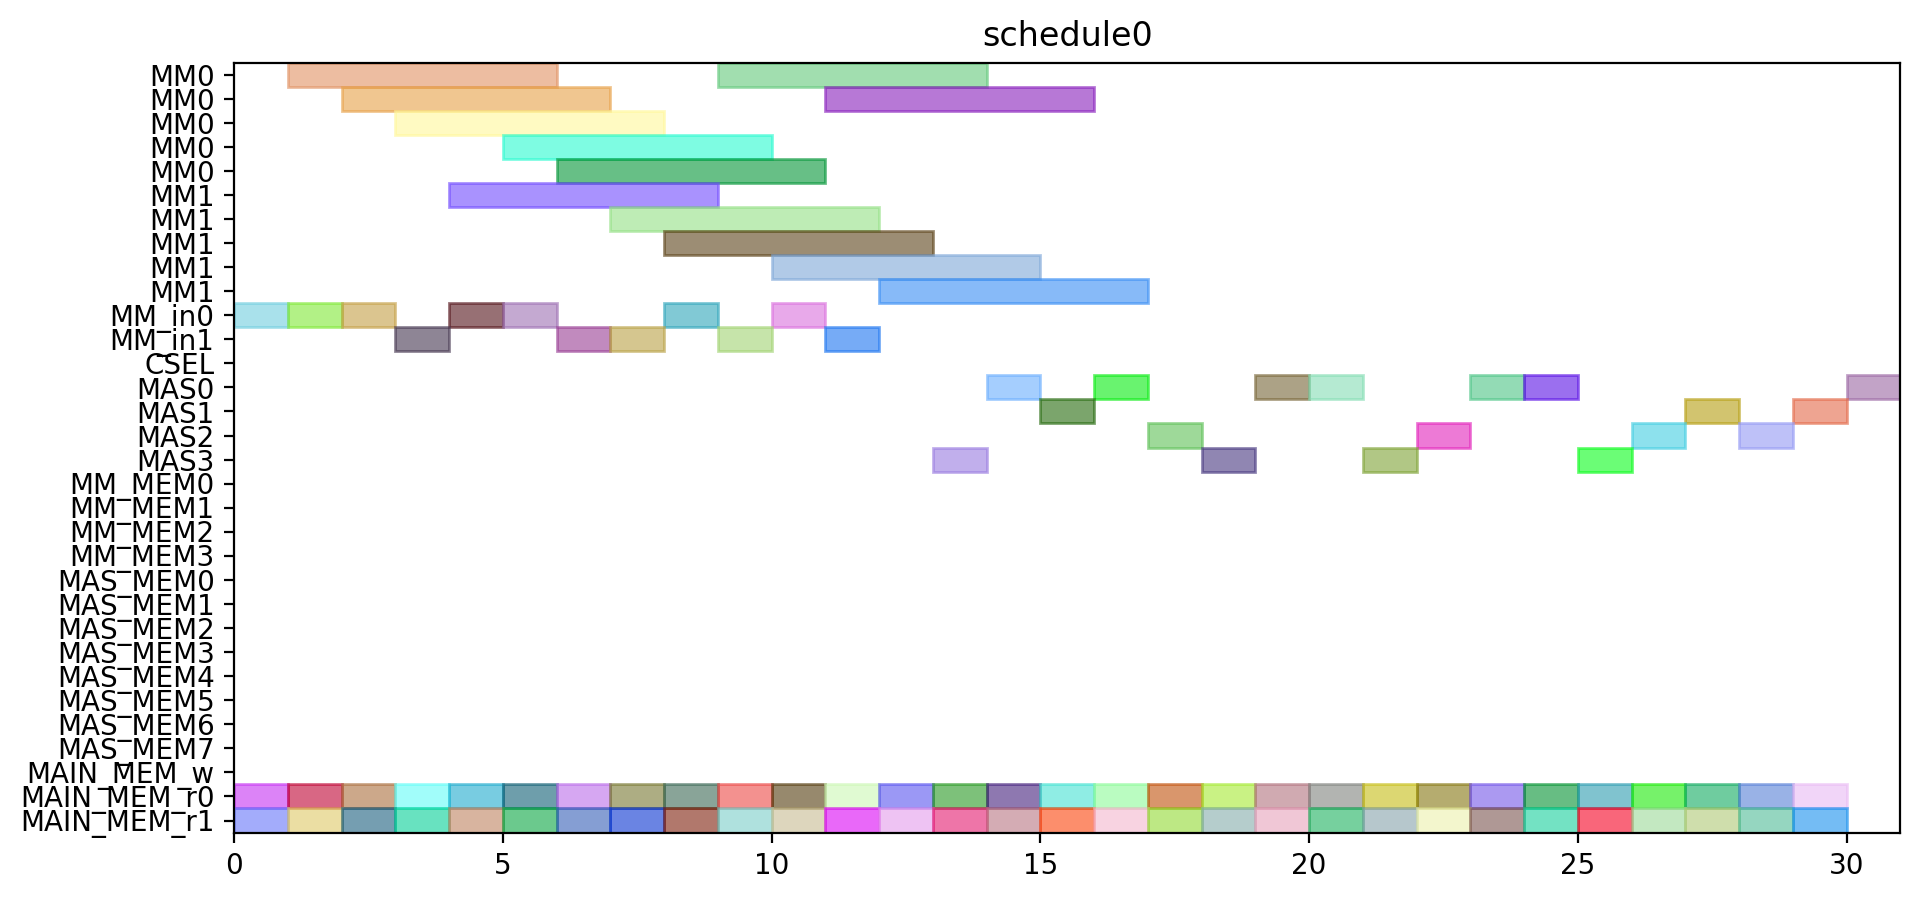

Reproduce this figure in Python.
from pyschedule import Scenario, solvers, plotters, alt


def solve():
	horizon = 120
	S = Scenario("schedule0", horizon=horizon)

	# resource
	MM = S.Resources('MM', num=2, size=5)
	MM_in = S.Resources('MM_in', num=2)
	CSEL = S.Resource('CSEL')
	MAS = S.Resources('MAS', num=4, size=1, periods=range(1, horizon))
	MM_MEM = S.Resources('MM_MEM', num=4)
	MAS_MEM = S.Resources('MAS_MEM', num=8)
	MAIN_MEM_w = S.Resource('MAIN_MEM_w', size=1)
	MAIN_MEM_r = S.Resources('MAIN_MEM_r', num=2)

	# result of previous scheduling

	# new tasks
	c_t0_t0_t0 = S.Task('c_t0_t0_t0', length=5, delay_cost=1)
	c_t0_t0_t0 += alt(MM)
	c_t0_t0_t0_in = S.Task('c_t0_t0_t0_in', length=1, delay_cost=1)
	c_t0_t0_t0_in += alt(MM_in)
	S += c_t0_t0_t0_in*MM_in[0]<=c_t0_t0_t0*MM[0]
	S += c_t0_t0_t0_in*MM_in[1]<=c_t0_t0_t0*MM[1]
	c_t0_t0_t0_mem0 = S.Task('c_t0_t0_t0_mem0', length=1, delay_cost=1)
	c_t0_t0_t0_mem0 += MAIN_MEM_r[0]
	S += c_t0_t0_t0_mem0 <= c_t0_t0_t0

	c_t0_t0_t0_mem1 = S.Task('c_t0_t0_t0_mem1', length=1, delay_cost=1)
	c_t0_t0_t0_mem1 += MAIN_MEM_r[1]
	S += c_t0_t0_t0_mem1 <= c_t0_t0_t0

	c_t0_t0_t1 = S.Task('c_t0_t0_t1', length=5, delay_cost=1)
	c_t0_t0_t1 += alt(MM)
	c_t0_t0_t1_in = S.Task('c_t0_t0_t1_in', length=1, delay_cost=1)
	c_t0_t0_t1_in += alt(MM_in)
	S += c_t0_t0_t1_in*MM_in[0]<=c_t0_t0_t1*MM[0]
	S += c_t0_t0_t1_in*MM_in[1]<=c_t0_t0_t1*MM[1]
	c_t0_t0_t1_mem0 = S.Task('c_t0_t0_t1_mem0', length=1, delay_cost=1)
	c_t0_t0_t1_mem0 += MAIN_MEM_r[0]
	S += c_t0_t0_t1_mem0 <= c_t0_t0_t1

	c_t0_t0_t1_mem1 = S.Task('c_t0_t0_t1_mem1', length=1, delay_cost=1)
	c_t0_t0_t1_mem1 += MAIN_MEM_r[1]
	S += c_t0_t0_t1_mem1 <= c_t0_t0_t1

	c_t0_t0_t2 = S.Task('c_t0_t0_t2', length=1, delay_cost=1)
	c_t0_t0_t2 += alt(MAS)
	c_t0_t0_t2_mem0 = S.Task('c_t0_t0_t2_mem0', length=1, delay_cost=1)
	c_t0_t0_t2_mem0 += MAIN_MEM_r[0]
	S += c_t0_t0_t2_mem0 <= c_t0_t0_t2

	c_t0_t0_t2_mem1 = S.Task('c_t0_t0_t2_mem1', length=1, delay_cost=1)
	c_t0_t0_t2_mem1 += MAIN_MEM_r[1]
	S += c_t0_t0_t2_mem1 <= c_t0_t0_t2

	c_t0_t0_t3 = S.Task('c_t0_t0_t3', length=1, delay_cost=1)
	c_t0_t0_t3 += alt(MAS)
	c_t0_t0_t3_mem0 = S.Task('c_t0_t0_t3_mem0', length=1, delay_cost=1)
	c_t0_t0_t3_mem0 += MAIN_MEM_r[0]
	S += c_t0_t0_t3_mem0 <= c_t0_t0_t3

	c_t0_t0_t3_mem1 = S.Task('c_t0_t0_t3_mem1', length=1, delay_cost=1)
	c_t0_t0_t3_mem1 += MAIN_MEM_r[1]
	S += c_t0_t0_t3_mem1 <= c_t0_t0_t3

	c_t0_t1_t0 = S.Task('c_t0_t1_t0', length=5, delay_cost=1)
	c_t0_t1_t0 += alt(MM)
	c_t0_t1_t0_in = S.Task('c_t0_t1_t0_in', length=1, delay_cost=1)
	c_t0_t1_t0_in += alt(MM_in)
	S += c_t0_t1_t0_in*MM_in[0]<=c_t0_t1_t0*MM[0]
	S += c_t0_t1_t0_in*MM_in[1]<=c_t0_t1_t0*MM[1]
	c_t0_t1_t0_mem0 = S.Task('c_t0_t1_t0_mem0', length=1, delay_cost=1)
	c_t0_t1_t0_mem0 += MAIN_MEM_r[0]
	S += c_t0_t1_t0_mem0 <= c_t0_t1_t0

	c_t0_t1_t0_mem1 = S.Task('c_t0_t1_t0_mem1', length=1, delay_cost=1)
	c_t0_t1_t0_mem1 += MAIN_MEM_r[1]
	S += c_t0_t1_t0_mem1 <= c_t0_t1_t0

	c_t0_t1_t1 = S.Task('c_t0_t1_t1', length=5, delay_cost=1)
	c_t0_t1_t1 += alt(MM)
	c_t0_t1_t1_in = S.Task('c_t0_t1_t1_in', length=1, delay_cost=1)
	c_t0_t1_t1_in += alt(MM_in)
	S += c_t0_t1_t1_in*MM_in[0]<=c_t0_t1_t1*MM[0]
	S += c_t0_t1_t1_in*MM_in[1]<=c_t0_t1_t1*MM[1]
	c_t0_t1_t1_mem0 = S.Task('c_t0_t1_t1_mem0', length=1, delay_cost=1)
	c_t0_t1_t1_mem0 += MAIN_MEM_r[0]
	S += c_t0_t1_t1_mem0 <= c_t0_t1_t1

	c_t0_t1_t1_mem1 = S.Task('c_t0_t1_t1_mem1', length=1, delay_cost=1)
	c_t0_t1_t1_mem1 += MAIN_MEM_r[1]
	S += c_t0_t1_t1_mem1 <= c_t0_t1_t1

	c_t0_t1_t2 = S.Task('c_t0_t1_t2', length=1, delay_cost=1)
	c_t0_t1_t2 += alt(MAS)
	c_t0_t1_t2_mem0 = S.Task('c_t0_t1_t2_mem0', length=1, delay_cost=1)
	c_t0_t1_t2_mem0 += MAIN_MEM_r[0]
	S += c_t0_t1_t2_mem0 <= c_t0_t1_t2

	c_t0_t1_t2_mem1 = S.Task('c_t0_t1_t2_mem1', length=1, delay_cost=1)
	c_t0_t1_t2_mem1 += MAIN_MEM_r[1]
	S += c_t0_t1_t2_mem1 <= c_t0_t1_t2

	c_t0_t1_t3 = S.Task('c_t0_t1_t3', length=1, delay_cost=1)
	c_t0_t1_t3 += alt(MAS)
	c_t0_t1_t3_mem0 = S.Task('c_t0_t1_t3_mem0', length=1, delay_cost=1)
	c_t0_t1_t3_mem0 += MAIN_MEM_r[0]
	S += c_t0_t1_t3_mem0 <= c_t0_t1_t3

	c_t0_t1_t3_mem1 = S.Task('c_t0_t1_t3_mem1', length=1, delay_cost=1)
	c_t0_t1_t3_mem1 += MAIN_MEM_r[1]
	S += c_t0_t1_t3_mem1 <= c_t0_t1_t3

	c_t0_t20 = S.Task('c_t0_t20', length=1, delay_cost=1)
	c_t0_t20 += alt(MAS)
	c_t0_t20_mem0 = S.Task('c_t0_t20_mem0', length=1, delay_cost=1)
	c_t0_t20_mem0 += MAIN_MEM_r[0]
	S += c_t0_t20_mem0 <= c_t0_t20

	c_t0_t20_mem1 = S.Task('c_t0_t20_mem1', length=1, delay_cost=1)
	c_t0_t20_mem1 += MAIN_MEM_r[1]
	S += c_t0_t20_mem1 <= c_t0_t20

	c_t0_t21 = S.Task('c_t0_t21', length=1, delay_cost=1)
	c_t0_t21 += alt(MAS)
	c_t0_t21_mem0 = S.Task('c_t0_t21_mem0', length=1, delay_cost=1)
	c_t0_t21_mem0 += MAIN_MEM_r[0]
	S += c_t0_t21_mem0 <= c_t0_t21

	c_t0_t21_mem1 = S.Task('c_t0_t21_mem1', length=1, delay_cost=1)
	c_t0_t21_mem1 += MAIN_MEM_r[1]
	S += c_t0_t21_mem1 <= c_t0_t21

	c_t0_t30 = S.Task('c_t0_t30', length=1, delay_cost=1)
	c_t0_t30 += alt(MAS)
	c_t0_t30_mem0 = S.Task('c_t0_t30_mem0', length=1, delay_cost=1)
	c_t0_t30_mem0 += MAIN_MEM_r[0]
	S += c_t0_t30_mem0 <= c_t0_t30

	c_t0_t30_mem1 = S.Task('c_t0_t30_mem1', length=1, delay_cost=1)
	c_t0_t30_mem1 += MAIN_MEM_r[1]
	S += c_t0_t30_mem1 <= c_t0_t30

	c_t0_t31 = S.Task('c_t0_t31', length=1, delay_cost=1)
	c_t0_t31 += alt(MAS)
	c_t0_t31_mem0 = S.Task('c_t0_t31_mem0', length=1, delay_cost=1)
	c_t0_t31_mem0 += MAIN_MEM_r[0]
	S += c_t0_t31_mem0 <= c_t0_t31

	c_t0_t31_mem1 = S.Task('c_t0_t31_mem1', length=1, delay_cost=1)
	c_t0_t31_mem1 += MAIN_MEM_r[1]
	S += c_t0_t31_mem1 <= c_t0_t31

	c_t1_t0_t0 = S.Task('c_t1_t0_t0', length=5, delay_cost=1)
	c_t1_t0_t0 += alt(MM)
	c_t1_t0_t0_in = S.Task('c_t1_t0_t0_in', length=1, delay_cost=1)
	c_t1_t0_t0_in += alt(MM_in)
	S += c_t1_t0_t0_in*MM_in[0]<=c_t1_t0_t0*MM[0]
	S += c_t1_t0_t0_in*MM_in[1]<=c_t1_t0_t0*MM[1]
	c_t1_t0_t0_mem0 = S.Task('c_t1_t0_t0_mem0', length=1, delay_cost=1)
	c_t1_t0_t0_mem0 += MAIN_MEM_r[0]
	S += c_t1_t0_t0_mem0 <= c_t1_t0_t0

	c_t1_t0_t0_mem1 = S.Task('c_t1_t0_t0_mem1', length=1, delay_cost=1)
	c_t1_t0_t0_mem1 += MAIN_MEM_r[1]
	S += c_t1_t0_t0_mem1 <= c_t1_t0_t0

	c_t1_t0_t1 = S.Task('c_t1_t0_t1', length=5, delay_cost=1)
	c_t1_t0_t1 += alt(MM)
	c_t1_t0_t1_in = S.Task('c_t1_t0_t1_in', length=1, delay_cost=1)
	c_t1_t0_t1_in += alt(MM_in)
	S += c_t1_t0_t1_in*MM_in[0]<=c_t1_t0_t1*MM[0]
	S += c_t1_t0_t1_in*MM_in[1]<=c_t1_t0_t1*MM[1]
	c_t1_t0_t1_mem0 = S.Task('c_t1_t0_t1_mem0', length=1, delay_cost=1)
	c_t1_t0_t1_mem0 += MAIN_MEM_r[0]
	S += c_t1_t0_t1_mem0 <= c_t1_t0_t1

	c_t1_t0_t1_mem1 = S.Task('c_t1_t0_t1_mem1', length=1, delay_cost=1)
	c_t1_t0_t1_mem1 += MAIN_MEM_r[1]
	S += c_t1_t0_t1_mem1 <= c_t1_t0_t1

	c_t1_t0_t2 = S.Task('c_t1_t0_t2', length=1, delay_cost=1)
	c_t1_t0_t2 += alt(MAS)
	c_t1_t0_t2_mem0 = S.Task('c_t1_t0_t2_mem0', length=1, delay_cost=1)
	c_t1_t0_t2_mem0 += MAIN_MEM_r[0]
	S += c_t1_t0_t2_mem0 <= c_t1_t0_t2

	c_t1_t0_t2_mem1 = S.Task('c_t1_t0_t2_mem1', length=1, delay_cost=1)
	c_t1_t0_t2_mem1 += MAIN_MEM_r[1]
	S += c_t1_t0_t2_mem1 <= c_t1_t0_t2

	c_t1_t0_t3 = S.Task('c_t1_t0_t3', length=1, delay_cost=1)
	c_t1_t0_t3 += alt(MAS)
	c_t1_t0_t3_mem0 = S.Task('c_t1_t0_t3_mem0', length=1, delay_cost=1)
	c_t1_t0_t3_mem0 += MAIN_MEM_r[0]
	S += c_t1_t0_t3_mem0 <= c_t1_t0_t3

	c_t1_t0_t3_mem1 = S.Task('c_t1_t0_t3_mem1', length=1, delay_cost=1)
	c_t1_t0_t3_mem1 += MAIN_MEM_r[1]
	S += c_t1_t0_t3_mem1 <= c_t1_t0_t3

	c_t1_t1_t0 = S.Task('c_t1_t1_t0', length=5, delay_cost=1)
	c_t1_t1_t0 += alt(MM)
	c_t1_t1_t0_in = S.Task('c_t1_t1_t0_in', length=1, delay_cost=1)
	c_t1_t1_t0_in += alt(MM_in)
	S += c_t1_t1_t0_in*MM_in[0]<=c_t1_t1_t0*MM[0]
	S += c_t1_t1_t0_in*MM_in[1]<=c_t1_t1_t0*MM[1]
	c_t1_t1_t0_mem0 = S.Task('c_t1_t1_t0_mem0', length=1, delay_cost=1)
	c_t1_t1_t0_mem0 += MAIN_MEM_r[0]
	S += c_t1_t1_t0_mem0 <= c_t1_t1_t0

	c_t1_t1_t0_mem1 = S.Task('c_t1_t1_t0_mem1', length=1, delay_cost=1)
	c_t1_t1_t0_mem1 += MAIN_MEM_r[1]
	S += c_t1_t1_t0_mem1 <= c_t1_t1_t0

	c_t1_t1_t1 = S.Task('c_t1_t1_t1', length=5, delay_cost=1)
	c_t1_t1_t1 += alt(MM)
	c_t1_t1_t1_in = S.Task('c_t1_t1_t1_in', length=1, delay_cost=1)
	c_t1_t1_t1_in += alt(MM_in)
	S += c_t1_t1_t1_in*MM_in[0]<=c_t1_t1_t1*MM[0]
	S += c_t1_t1_t1_in*MM_in[1]<=c_t1_t1_t1*MM[1]
	c_t1_t1_t1_mem0 = S.Task('c_t1_t1_t1_mem0', length=1, delay_cost=1)
	c_t1_t1_t1_mem0 += MAIN_MEM_r[0]
	S += c_t1_t1_t1_mem0 <= c_t1_t1_t1

	c_t1_t1_t1_mem1 = S.Task('c_t1_t1_t1_mem1', length=1, delay_cost=1)
	c_t1_t1_t1_mem1 += MAIN_MEM_r[1]
	S += c_t1_t1_t1_mem1 <= c_t1_t1_t1

	c_t1_t1_t2 = S.Task('c_t1_t1_t2', length=1, delay_cost=1)
	c_t1_t1_t2 += alt(MAS)
	c_t1_t1_t2_mem0 = S.Task('c_t1_t1_t2_mem0', length=1, delay_cost=1)
	c_t1_t1_t2_mem0 += MAIN_MEM_r[0]
	S += c_t1_t1_t2_mem0 <= c_t1_t1_t2

	c_t1_t1_t2_mem1 = S.Task('c_t1_t1_t2_mem1', length=1, delay_cost=1)
	c_t1_t1_t2_mem1 += MAIN_MEM_r[1]
	S += c_t1_t1_t2_mem1 <= c_t1_t1_t2

	c_t1_t1_t3 = S.Task('c_t1_t1_t3', length=1, delay_cost=1)
	c_t1_t1_t3 += alt(MAS)
	c_t1_t1_t3_mem0 = S.Task('c_t1_t1_t3_mem0', length=1, delay_cost=1)
	c_t1_t1_t3_mem0 += MAIN_MEM_r[0]
	S += c_t1_t1_t3_mem0 <= c_t1_t1_t3

	c_t1_t1_t3_mem1 = S.Task('c_t1_t1_t3_mem1', length=1, delay_cost=1)
	c_t1_t1_t3_mem1 += MAIN_MEM_r[1]
	S += c_t1_t1_t3_mem1 <= c_t1_t1_t3

	c_t1_t20 = S.Task('c_t1_t20', length=1, delay_cost=1)
	c_t1_t20 += alt(MAS)
	c_t1_t20_mem0 = S.Task('c_t1_t20_mem0', length=1, delay_cost=1)
	c_t1_t20_mem0 += MAIN_MEM_r[0]
	S += c_t1_t20_mem0 <= c_t1_t20

	c_t1_t20_mem1 = S.Task('c_t1_t20_mem1', length=1, delay_cost=1)
	c_t1_t20_mem1 += MAIN_MEM_r[1]
	S += c_t1_t20_mem1 <= c_t1_t20

	c_t1_t21 = S.Task('c_t1_t21', length=1, delay_cost=1)
	c_t1_t21 += alt(MAS)
	c_t1_t21_mem0 = S.Task('c_t1_t21_mem0', length=1, delay_cost=1)
	c_t1_t21_mem0 += MAIN_MEM_r[0]
	S += c_t1_t21_mem0 <= c_t1_t21

	c_t1_t21_mem1 = S.Task('c_t1_t21_mem1', length=1, delay_cost=1)
	c_t1_t21_mem1 += MAIN_MEM_r[1]
	S += c_t1_t21_mem1 <= c_t1_t21

	c_t1_t30 = S.Task('c_t1_t30', length=1, delay_cost=1)
	c_t1_t30 += alt(MAS)
	c_t1_t30_mem0 = S.Task('c_t1_t30_mem0', length=1, delay_cost=1)
	c_t1_t30_mem0 += MAIN_MEM_r[0]
	S += c_t1_t30_mem0 <= c_t1_t30

	c_t1_t30_mem1 = S.Task('c_t1_t30_mem1', length=1, delay_cost=1)
	c_t1_t30_mem1 += MAIN_MEM_r[1]
	S += c_t1_t30_mem1 <= c_t1_t30

	c_t1_t31 = S.Task('c_t1_t31', length=1, delay_cost=1)
	c_t1_t31 += alt(MAS)
	c_t1_t31_mem0 = S.Task('c_t1_t31_mem0', length=1, delay_cost=1)
	c_t1_t31_mem0 += MAIN_MEM_r[0]
	S += c_t1_t31_mem0 <= c_t1_t31

	c_t1_t31_mem1 = S.Task('c_t1_t31_mem1', length=1, delay_cost=1)
	c_t1_t31_mem1 += MAIN_MEM_r[1]
	S += c_t1_t31_mem1 <= c_t1_t31

	c_t2_t0_t0 = S.Task('c_t2_t0_t0', length=5, delay_cost=1)
	c_t2_t0_t0 += alt(MM)
	c_t2_t0_t0_in = S.Task('c_t2_t0_t0_in', length=1, delay_cost=1)
	c_t2_t0_t0_in += alt(MM_in)
	S += c_t2_t0_t0_in*MM_in[0]<=c_t2_t0_t0*MM[0]
	S += c_t2_t0_t0_in*MM_in[1]<=c_t2_t0_t0*MM[1]
	c_t2_t0_t0_mem0 = S.Task('c_t2_t0_t0_mem0', length=1, delay_cost=1)
	c_t2_t0_t0_mem0 += MAIN_MEM_r[0]
	S += c_t2_t0_t0_mem0 <= c_t2_t0_t0

	c_t2_t0_t0_mem1 = S.Task('c_t2_t0_t0_mem1', length=1, delay_cost=1)
	c_t2_t0_t0_mem1 += MAIN_MEM_r[1]
	S += c_t2_t0_t0_mem1 <= c_t2_t0_t0

	c_t2_t0_t1 = S.Task('c_t2_t0_t1', length=5, delay_cost=1)
	c_t2_t0_t1 += alt(MM)
	c_t2_t0_t1_in = S.Task('c_t2_t0_t1_in', length=1, delay_cost=1)
	c_t2_t0_t1_in += alt(MM_in)
	S += c_t2_t0_t1_in*MM_in[0]<=c_t2_t0_t1*MM[0]
	S += c_t2_t0_t1_in*MM_in[1]<=c_t2_t0_t1*MM[1]
	c_t2_t0_t1_mem0 = S.Task('c_t2_t0_t1_mem0', length=1, delay_cost=1)
	c_t2_t0_t1_mem0 += MAIN_MEM_r[0]
	S += c_t2_t0_t1_mem0 <= c_t2_t0_t1

	c_t2_t0_t1_mem1 = S.Task('c_t2_t0_t1_mem1', length=1, delay_cost=1)
	c_t2_t0_t1_mem1 += MAIN_MEM_r[1]
	S += c_t2_t0_t1_mem1 <= c_t2_t0_t1

	c_t2_t0_t2 = S.Task('c_t2_t0_t2', length=1, delay_cost=1)
	c_t2_t0_t2 += alt(MAS)
	c_t2_t0_t2_mem0 = S.Task('c_t2_t0_t2_mem0', length=1, delay_cost=1)
	c_t2_t0_t2_mem0 += MAIN_MEM_r[0]
	S += c_t2_t0_t2_mem0 <= c_t2_t0_t2

	c_t2_t0_t2_mem1 = S.Task('c_t2_t0_t2_mem1', length=1, delay_cost=1)
	c_t2_t0_t2_mem1 += MAIN_MEM_r[1]
	S += c_t2_t0_t2_mem1 <= c_t2_t0_t2

	c_t2_t0_t3 = S.Task('c_t2_t0_t3', length=1, delay_cost=1)
	c_t2_t0_t3 += alt(MAS)
	c_t2_t0_t3_mem0 = S.Task('c_t2_t0_t3_mem0', length=1, delay_cost=1)
	c_t2_t0_t3_mem0 += MAIN_MEM_r[0]
	S += c_t2_t0_t3_mem0 <= c_t2_t0_t3

	c_t2_t0_t3_mem1 = S.Task('c_t2_t0_t3_mem1', length=1, delay_cost=1)
	c_t2_t0_t3_mem1 += MAIN_MEM_r[1]
	S += c_t2_t0_t3_mem1 <= c_t2_t0_t3

	c_t2_t1_t0 = S.Task('c_t2_t1_t0', length=5, delay_cost=1)
	c_t2_t1_t0 += alt(MM)
	c_t2_t1_t0_in = S.Task('c_t2_t1_t0_in', length=1, delay_cost=1)
	c_t2_t1_t0_in += alt(MM_in)
	S += c_t2_t1_t0_in*MM_in[0]<=c_t2_t1_t0*MM[0]
	S += c_t2_t1_t0_in*MM_in[1]<=c_t2_t1_t0*MM[1]
	c_t2_t1_t0_mem0 = S.Task('c_t2_t1_t0_mem0', length=1, delay_cost=1)
	c_t2_t1_t0_mem0 += MAIN_MEM_r[0]
	S += c_t2_t1_t0_mem0 <= c_t2_t1_t0

	c_t2_t1_t0_mem1 = S.Task('c_t2_t1_t0_mem1', length=1, delay_cost=1)
	c_t2_t1_t0_mem1 += MAIN_MEM_r[1]
	S += c_t2_t1_t0_mem1 <= c_t2_t1_t0

	c_t2_t1_t1 = S.Task('c_t2_t1_t1', length=5, delay_cost=1)
	c_t2_t1_t1 += alt(MM)
	c_t2_t1_t1_in = S.Task('c_t2_t1_t1_in', length=1, delay_cost=1)
	c_t2_t1_t1_in += alt(MM_in)
	S += c_t2_t1_t1_in*MM_in[0]<=c_t2_t1_t1*MM[0]
	S += c_t2_t1_t1_in*MM_in[1]<=c_t2_t1_t1*MM[1]
	c_t2_t1_t1_mem0 = S.Task('c_t2_t1_t1_mem0', length=1, delay_cost=1)
	c_t2_t1_t1_mem0 += MAIN_MEM_r[0]
	S += c_t2_t1_t1_mem0 <= c_t2_t1_t1

	c_t2_t1_t1_mem1 = S.Task('c_t2_t1_t1_mem1', length=1, delay_cost=1)
	c_t2_t1_t1_mem1 += MAIN_MEM_r[1]
	S += c_t2_t1_t1_mem1 <= c_t2_t1_t1

	solvers.mip.solve(S,msg=1,kind='CPLEX',ratio_gap=1.01)

	solution = [['hoge']*len(S.solution()[1]) for i in range(len(S.solution()))]
	for i in range(len(S.solution())):
		for j in range(len(S.solution()[i])):
			solution[i][j]=str(S.solution()[i][j])
	print(solution)

	cycles = int(solution[-1][3])

	pic_file_name = "/home/mfukuda/ABE/multiRAM_multiMAS_16mux/scheduling_result/stage5MM2_stage1MAS4/MUL/schedule0.png"
	if(S.solution() != []):
		plotters.matplotlib.plot(S,img_filename=pic_file_name, show_task_labels=False, fig_size=(cycles*0.25+3, 5))

	return solution
